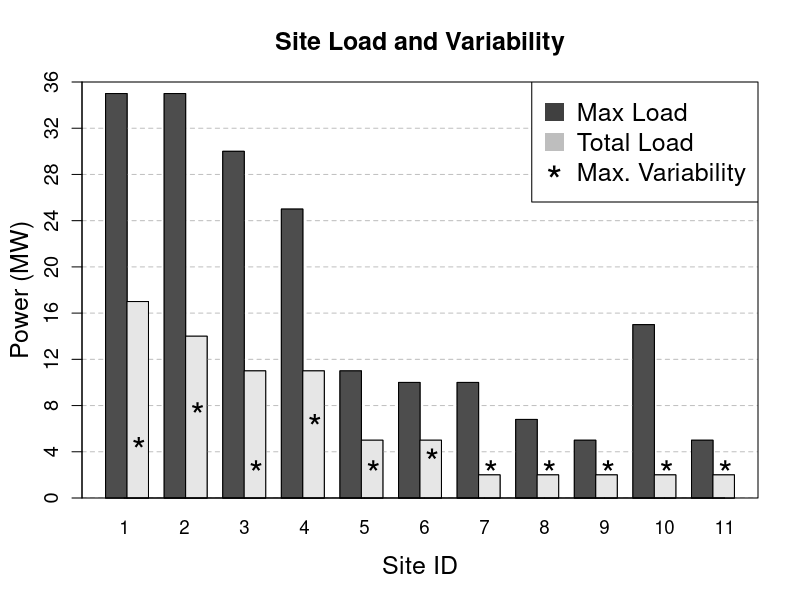

Write the R code that produced this figure.
d<-read.table("Table1.txt", header=T)
d1<-d[,c(5,3)]
d2<-d[,c(6)]
d1<-data.matrix(d1)

pdf("Table1-graph.pdf", width=7, height=7)
barplot(t(d1),width=c(1.25,1.25,0.25), ylim=c(0,36), xlim=c(1,37.5),beside=T,axes=FALSE)
abline(h=seq(0,32,by=4),col="gray",lty=2)
#barplot(t(d1),width=c(1.25,1.25,0.25),ylim=c(0,18), xlim=c(1,37.5),beside=T,axes=FALSE, add=T)
barplot(t(d1), width=c(1.25,1.25,0.25), ylim=c(0,36), xlim=c(1,37.5),beside=T,axes=FALSE,add=T)

box()
axis(1,at=seq(2,37,by=3.5),labels=seq(1,11,by=1),las=0, cex.axis=1.12, tck=0)
axis(2,at=seq(0,36,by=4),labels=seq(0,36,by=4),cex.axis=1.2)
legend("topright", legend=c("Max Load", "Total Load", "Max. Variability"), pch=c(15,15,42), col=c("gray25","gray","black"),cex=1.5,pt.cex=2.5)
title(main=paste("Site Load and Variability"),cex.main=1.5)
mtext("Site ID", side=1, line=3, cex=1.5)
mtext("Power (MW)", side=2, line=2.5, cex=1.5)

library(calibrate)
for (i in 1:length(d2))
#	textxy((1.8 + (i-1) * 3.42),d2[i]-2.5,"*", cex=2.2) 
	points((2.85 + (i-1) * 3.42),d2[i]-0.2, pch='*', cex=2.2,col ="black", bg="black") 

dev.off()
